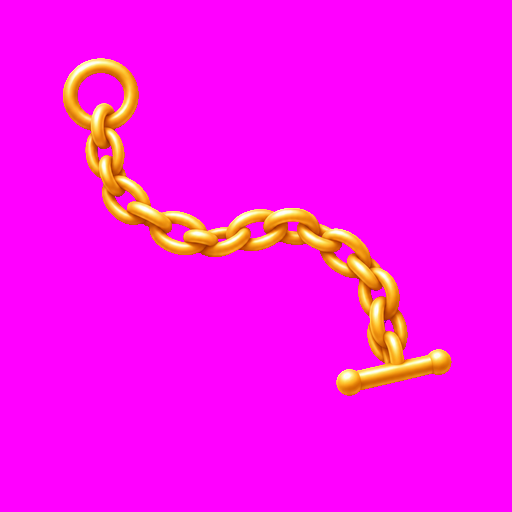
#> input picture design/chains/originals/chain_gold.png, 512 x 512 px, given in place of logo_mark.png, which was not available
$ python make-art-assets.py
#> lines starting #> are read from the running program, lines starting #| are printed output that depends on the picture; after the words box and inside, x2 and y2 are one past the last pixel; in counts of white or black regions, pixels touching at a corner belong together
"""Turns the ChatGPT art sheets (flat #FF00FF background) into transparent assets and Android drawables.
  python3 -I scripts/make-art-assets.py logo      # design/logo/originals -> design/logo + launcher/brand drawables
  python3 -I scripts/make-art-assets.py weather   # design/weather/originals -> res/drawable-nodpi/wx_*.webp
  python3 -I scripts/make-art-assets.py holidays  # design/holidays/originals -> res/drawable-nodpi/hol_*.webp (256 px)
  python3 -I scripts/make-art-assets.py ui        # design/ui/originals (picker previews + onboarding spots) -> res/drawable-nodpi/preview_*.webp, spot_*.webp
  python3 -I scripts/make-art-assets.py pocket    # design/pocketwatch/originals -> aligned case/face/hands webp + core PocketWatchGeometry.kt
  python3 -I scripts/make-art-assets.py anim <dir> # <dir>/wxa_<name>_01..12.png (ChatGPT frames, kept outside git: ~40 MB)
                                                  #   -> res/drawable-nodpi/wxa_<name>_<k>.webp (unique frames only) + core WeatherAnimTable.kt
Chroma key with despill: alpha from how magenta a pixel is, colour = observation minus the magenta share (so soft
shadows and glows become clean semi-transparent navy/yellow instead of pink halos). Needs Pillow + numpy."""
import os, sys
import numpy as np
from PIL import Image, ImageFilter

SRC = 'design/logo/originals'
OUT = 'design/logo'
RES = 'app/src/main/res'
T0, T1 = 30.0, 190.0
NO_REPAIR = {'thunderstorm_day'}  # bolt/drops would match the dull-warm rule; that loop is not re-worked
KEY = np.array([255.0, 0.0, 255.0])


def key(path):
#> called with path = 'design/logo/originals/logo_mark.png'
    a = np.asarray(Image.open(path).convert('RGB')).astype(np.float64)
    m = np.minimum(a[..., 0], a[..., 2]) - a[..., 1]          # magenta-ness
    alpha = 1.0 - np.clip((m - T0) / (T1 - T0), 0.0, 1.0)
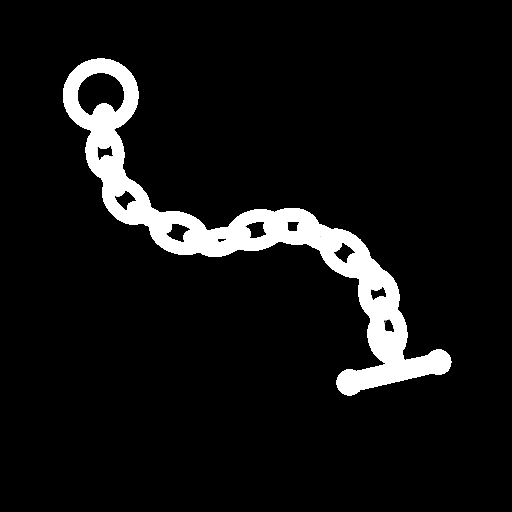
#> alpha: shape (512, 512) float64; min 0, max 1, mean 0.0728
    out = np.zeros(a.shape, np.float64)
    ok = alpha > 0.02
#> ok: shape (512, 512) bool; 7.3% white; 1 white region, box (x1, y1, x2, y2) and area: (63, 58, 452, 396) 19090
    out[ok] = (a[ok] - (1.0 - alpha[ok, None]) * KEY) / alpha[ok, None]
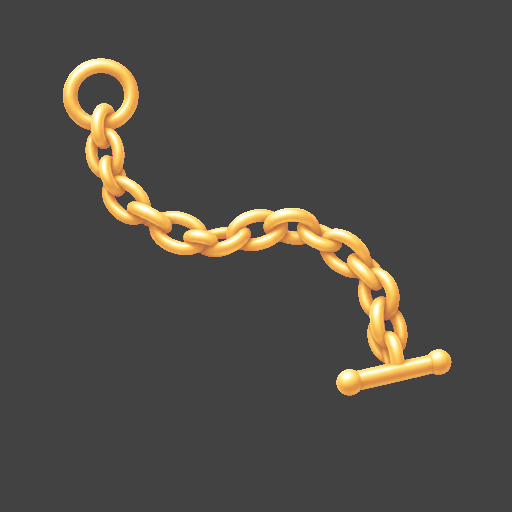
#> out: shape (512, 512, 3) float64; mean R, G, B 17.1, 12, 3.8; drawn with min black and max white
    rgba = np.dstack([np.clip(out, 0, 255), alpha * 255.0]).astype(np.uint8)
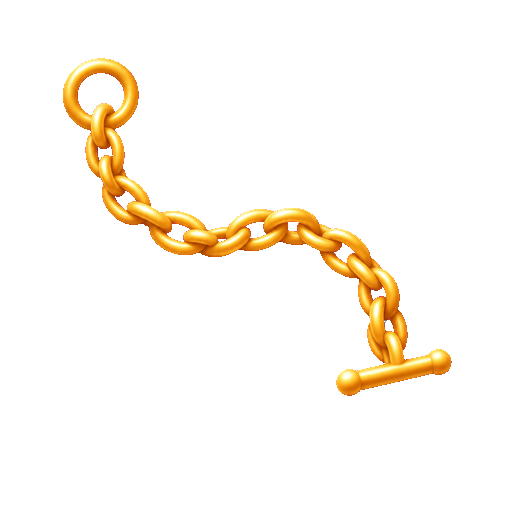
#> rgba: shape (512, 512, 4); mean R, G, B, A 17.1, 12, 3.8, 18.6; transparent parts drawn white
    return Image.fromarray(rgba, 'RGBA')


def crop(im, pad=0.04):
#> called with pad = 0.04
    bbox = im.getchannel('A').point(lambda v: 255 if v > 8 else 0).getbbox()
#> bbox = (63, 58, 452, 396)
    l, t, r, b = bbox
#> l = 63; t = 58; r = 452; b = 396
    p = int(max(r - l, b - t) * pad)
#> p = 15
    return im.crop((max(l - p, 0), max(t - p, 0), min(r + p, im.width), min(b + p, im.height)))


def fit(im, w, h):
    s = min(w / im.width, h / im.height)
    return im.resize((max(1, int(im.width * s)), max(1, int(im.height * s))), Image.LANCZOS)


def on(bg, fg):
    c = Image.new('RGBA', fg.size, bg); c.alpha_composite(fg); return c.convert('RGB')


# [271 lines left out: functions weather, repair_dim_sparkles, anim, _flood, _circle, pocket and 5 more, not called in this run]

def main():
    if len(sys.argv) > 1 and sys.argv[1] == 'chains':
        return chains()
    if len(sys.argv) > 1 and sys.argv[1] == 'holidays':
        return holidays()
    if len(sys.argv) > 1 and sys.argv[1] == 'ui':
        return ui()
    if len(sys.argv) > 1 and sys.argv[1] == 'ornaments':
        return ornaments()
    if len(sys.argv) > 1 and sys.argv[1] == 'pocket':
        return pocket()
    if len(sys.argv) > 2 and sys.argv[1] == 'anim':
        return anim(sys.argv[2])
    if len(sys.argv) > 1 and sys.argv[1] == 'weather':
        return weather()
    os.makedirs(OUT, exist_ok=True)
    mark = crop(key(f'{SRC}/logo_mark.png'))
    lock_l = crop(key(f'{SRC}/logo_lockup_light.png'))
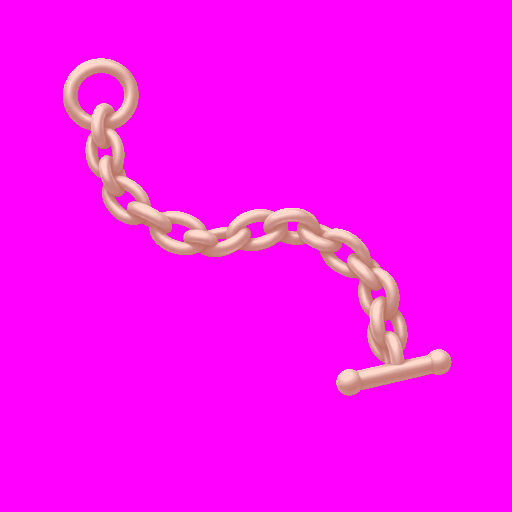
#> input picture design/chains/originals/chain_rose.png, 512 x 512 px, given in place of logo_lockup_light.png, which was not available
#> in key (call 2), `m = np.minimum(a[..., 0], a[..., 2]) - a[..., 1]`:
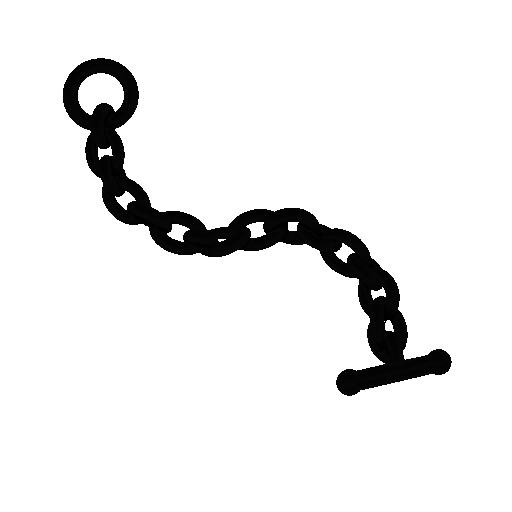
#> m: shape (512, 512) float64; min -17, max 255, mean 235.6; drawn with min black and max white
#> in key (call 2), `out[ok] = (a[ok] - (1.0 - alpha[ok, None]) * KEY) / alpha[ok, None]`:
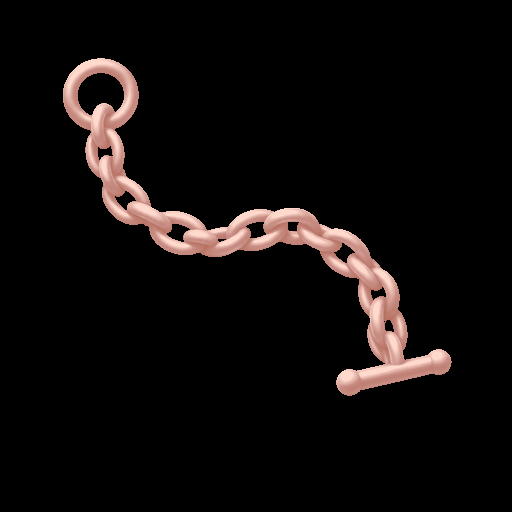
#> out: shape (512, 512, 3) float64; mean R, G, B 15.7, 11.9, 11.1
#> call 2 of crop, with pad = 0.04
#> in crop (call 2), `return im.crop((max(l - p, 0), max(t - p, 0), min(r + p, im.width), mi..`:
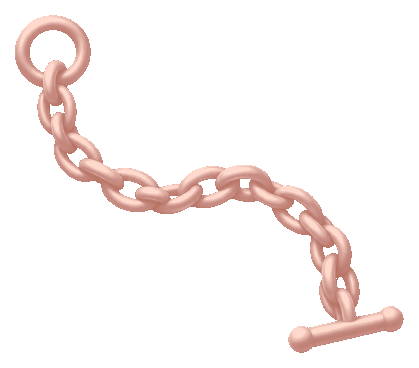
#> returned value: PIL image 419x368 RGBA; mean R, G, B, A 26.8, 20.2, 18.8, 31.6; transparent parts drawn white
    lock_d = crop(key(f'{SRC}/logo_lockup_dark.png'))
    word_l = crop(key(f'{SRC}/logo_wordmark_light.png'))
    word_d = crop(key(f'{SRC}/logo_wordmark_dark.png'))
    for name, im in (('mark', mark), ('lockup_light', lock_l), ('lockup_dark', lock_d), ('wordmark_light', word_l), ('wordmark_dark', word_d)):
        im.save(f'{OUT}/{name}.png')

    # in-app brand lockups (width 640)
    for name, im in (('brand_lockup_light', lock_l), ('brand_lockup_dark', lock_d)):
        fit(im, 640, 640).save(f'{RES}/drawable-nodpi/{name}.png', optimize=True)

    # adaptive icon foreground: mark inside the 66 % safe zone of 432 x 432
    fg = Image.new('RGBA', (432, 432), (0, 0, 0, 0))
    m = fit(mark, 276, 276)
    fg.alpha_composite(m, ((432 - m.width) // 2, (432 - m.height) // 2))
    fg.save(f'{RES}/drawable-nodpi/ic_launcher_fg.png', optimize=True)

    # monochrome layer: white silhouette of the mark, digits and hinge seam cut out so it stays readable
    arr = np.asarray(m).astype(np.float64)
    dark = (arr[..., :3].sum(axis=2) < 200) & (arr[..., 3] > 128)        # navy digits
    alpha = arr[..., 3].copy(); alpha[dark] = 0
    mono_core = np.dstack([np.full(alpha.shape, 255.0), np.full(alpha.shape, 255.0), np.full(alpha.shape, 255.0), alpha]).astype(np.uint8)
    mono = Image.new('RGBA', (432, 432), (0, 0, 0, 0))
    mono.alpha_composite(Image.fromarray(mono_core, 'RGBA'), ((432 - m.width) // 2, (432 - m.height) // 2))
    mono.save(f'{RES}/drawable-nodpi/ic_launcher_mono.png', optimize=True)

    # review sheet: light, dark, wallpaper gradient
    sheet = Image.new('RGB', (1500, 900), (240, 240, 240))
    wall = np.zeros((900, 500, 3), np.uint8)
    for y in range(900):
        wall[y] = (np.array([27, 42, 68]) * (1 - y / 900) + np.array([224, 138, 77]) * (y / 900)).astype(np.uint8)
    sheet.paste(Image.new('RGB', (500, 900), (242, 242, 242)), (0, 0))
    sheet.paste(Image.new('RGB', (500, 900), (21, 23, 26)), (500, 0))
    sheet.paste(Image.fromarray(wall), (1000, 0))
    for i, bg in enumerate(((242, 242, 242, 255), (21, 23, 26, 255), None)):
        x0 = i * 500
        for im, y, w in ((fit(lock_l if i == 0 else lock_d, 460, 200), 40, 460), (fit(mark, 300, 300), 300, 300), (fit(mark, 96, 96), 640, 96), (fit(mark, 48, 48), 640, 48)):
            sheet.paste(im.convert('RGB') if False else Image.alpha_composite(Image.new('RGBA', im.size, bg if bg else (0, 0, 0, 0)), im).convert('RGB') if bg else im, (x0 + 20, y), im.getchannel('A'))
    # icon preview: circle mask over gradient background
    sheet.save(f'{OUT}/review_sheet.png')
    print('ok')


if __name__ == '__main__':
#> (the run stopped early here; a loop or call above may not have finished)
